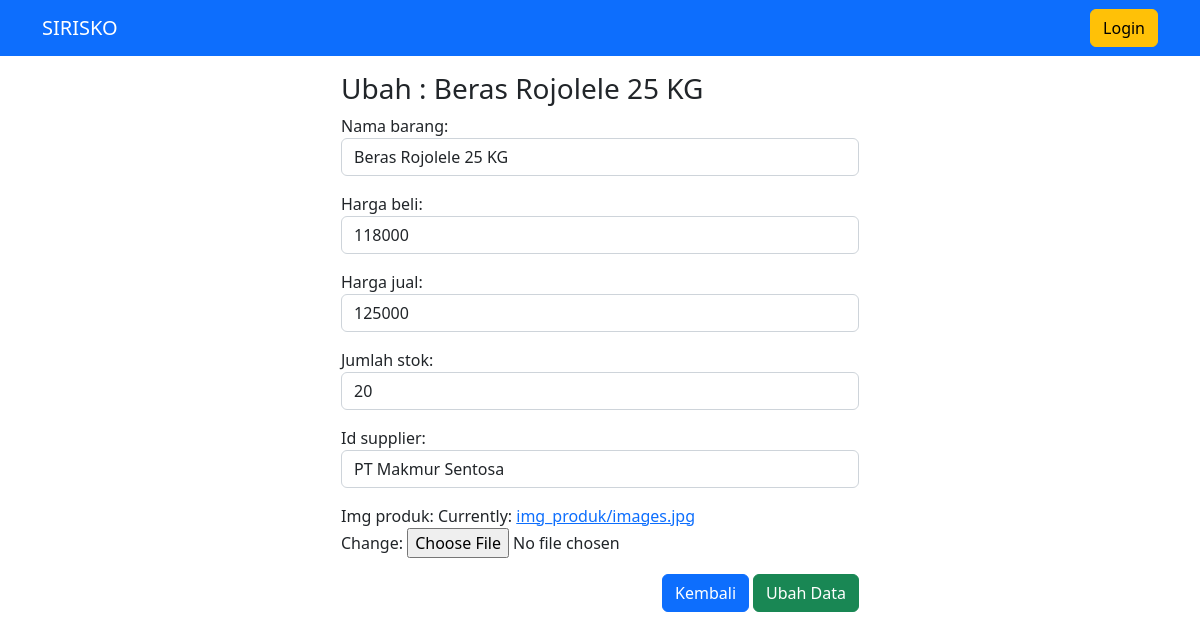
/barang/ubah/2, run on the app's committed database.
### inventaris/models.py (models this page shows, shortened)
class Barang(models.Model):
    nama_barang = models.CharField(max_length=50)
    harga_beli = models.IntegerField()
    harga_jual = models.IntegerField(null=True)
    jumlah_stok = models.IntegerField()
    id_supplier = models.ForeignKey(
        Supplier, on_delete=models.CASCADE, null=True)
    img_produk = models.ImageField(upload_to='img_produk/', null=True)
    tanggal = models.DateTimeField(auto_now_add=True, null=True)

### inventaris/views.py (the view)
# urls.py: path('barang/ubah/<int:id_barang>', views.ubah_barang, name='ubah_barang'),
def ubah_barang(request, id_barang):
    barang_id = models.Barang.objects.get(id=id_barang)
    template = 'ubah-barang.html'
    if request.POST:
        form = forms.FormBarang(
            request.POST, request.FILES, instance=barang_id)
        if form.is_valid():
            form.save()
            messages.success(request, "Data berhasil diperbaharui!")
            return redirect('barang')
    else:
        form = forms.FormBarang(instance=barang_id)
        konteks = {
            'form': form,
            'barang_id': barang_id,
        }
    return render(request, template, konteks)

### inventaris/forms.py
class FormBarang(ModelForm):
    class Meta:
        model = models.Barang
        fields = '__all__'
        widgets = {
            'nama_barang': forms.TextInput({'class': 'form-control'}),
            'harga_beli': forms.NumberInput({'class': 'form-control'}),
            'harga_jual': forms.NumberInput({'class': 'form-control'}),
            'jumlah_stok': forms.NumberInput({'class': 'form-control'}),
            'id_supplier': forms.Select({'class': 'form-control'}),
        }

### inventaris/models.py (called while the page is built)
    def __str__(self):
        return self.nama_supplier

### inventaris/templates/ubah-barang.html (shortened to what this page needs)
{% extends 'base.html' %}
{% block content %}
<div class="container">
    <div class="row m-3 justify-content-center">
        <div class="col-md-6">
            <h3>Ubah : {{ barang_id.nama_barang }}</h3>
            <form action="{% url 'ubah_barang' barang_id.id %}" method="post" enctype="multipart/form-data">
                {{form.as_p}}
                <div class="d-flex justify-content-end">
                    <a href="{% url 'barang' %}" class="btn btn-primary">Kembali</a>
                    <button class="btn btn-success">Ubah Data</button>
                </div>
            </form>
        </div>
    </div>
</div>
{% endblock %}

### data on the page
Barang: nama_barang "Beras Rojolele 25 KG", harga_beli "118000", harga_jual "125000", jumlah_stok "20", id_supplier "PT Makmur Sentosa"
